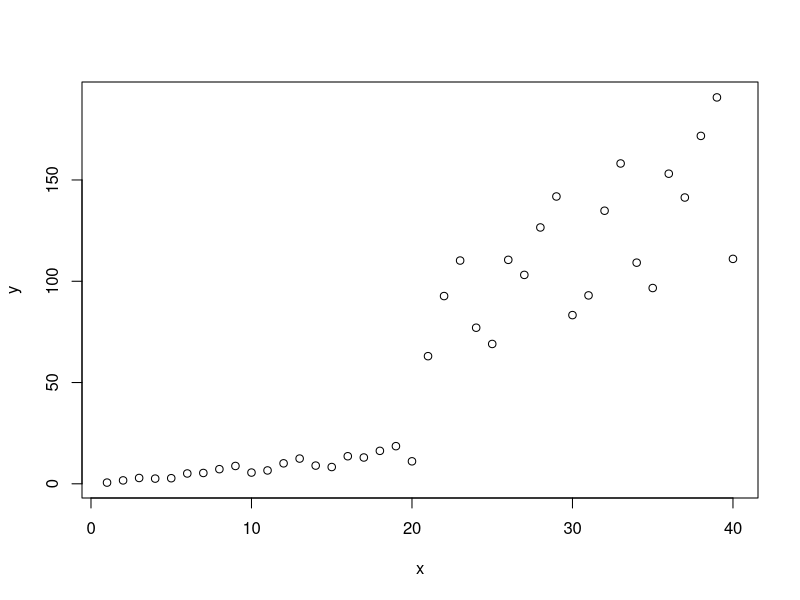

This figure's R source: (Note: this script raises an error after producing the figure.)
## ---- chunk 1
set.seed(5)
x1<- c(1:20)
x2<- c(21:40)
x <- c(x1,x2)
x3<- c(1:40)
#x
factor<-runif(10,.5,1)
y1 <-x1*factor
y1
y2 <-5*(x2*factor)
y2 #  <-c(y1,y2)
y2
y <-c(y1,y2)
y
plot(x,y)


#df<-melt(rbind(x,y))

#df
#lm(data=df, x ~ y)
## ---- chunk 2
y17 <-diff(y)
y18<-c(NA,y17)
qplot(x,y18)
## ---- chunk 3
x200<-c(-1000:1000,1)
x200
y198<-(x200 + 200)^2
qplot(x200,y198)
## ---- chunk 4
y199<-diff(y198)
y200<-c(NA,y199)
y201<-diff(y200)
y202<-c(NA,y201)
qplot(x200,y202)
## ---- chunk 5
#y4 <- -(15*x-4)^2 +7
y4 <- (x-40)^2
y4
qplot(x,y4)
y5<-diff(y4)
## the derivative is one shorter, add 1 NA to the front
y5
y6<-c(NA,y5)
y6
qplot(x,y6)
## ---- chunk 6

